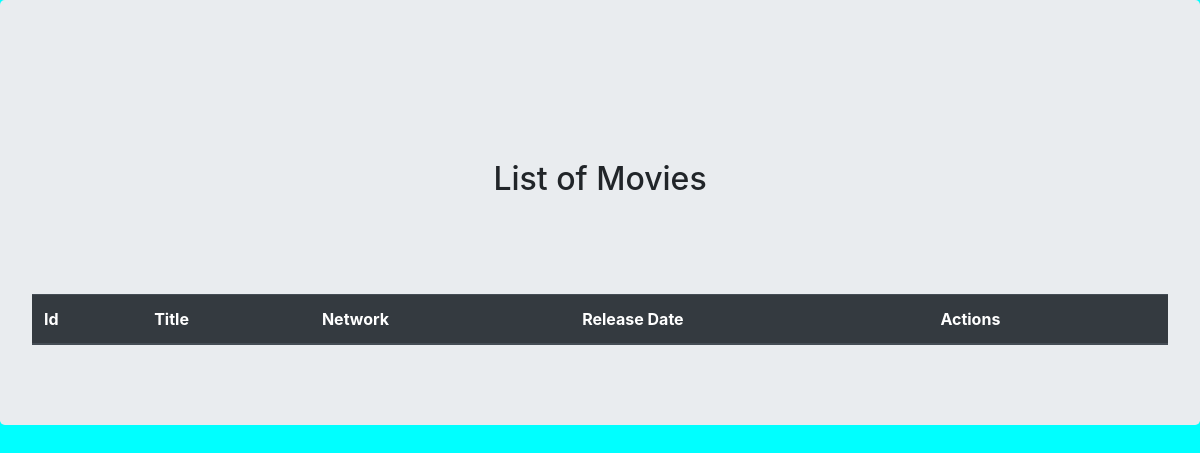
Before: / with the older database file.
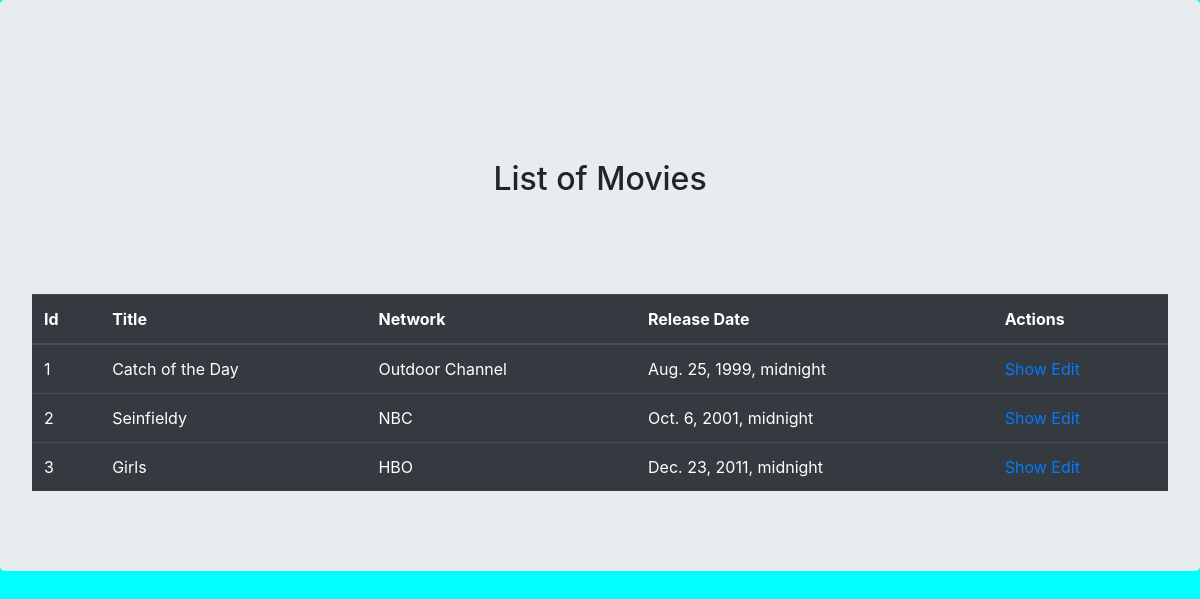
After: the same page with the newer database file.
### app_level/models.py (models this page shows)
class TvShows(models.Model):
    title = models.CharField(max_length=100)
    network = models.CharField(max_length=100)
    description = models.TextField()
    director = models.ForeignKey(Director, related_name='TvShows', on_delete = models.CASCADE)
    release_date = models.DateTimeField()
    durations = models.IntegerField()
    created_at = models.DateTimeField(auto_now_add=True)
    updated_at = models.DateTimeField(auto_now=True)

### app_level/views.py (the view)
# urls.py: path('', views.index),
def index(request):
    context= {
        'TvShows': TvShows.objects.all()
    }
    return render(request, 'index.html', context)

### app_level/templates/index.html (shortened to what this page needs)
<!DOCTYPE html>
<html lang="en">
<head>
    {% load static %}
    <link rel="stylesheet" href="https://stackpath.bootstrapcdn.com/bootstrap/4.5.0/css/bootstrap.min.css">
    <link rel="stylesheet" href="{% static 'style.css' %}">
</head>
<body>
    <div class="jumbotron">
        <h2 class="text-center p-5 m-5">List of Movies</h2>
        <div class="form-group">
            <table class="table table-dark">
                <thead>
                    <tr>
                        <th>Id</th>
                        <th>Title</th>
                        <th>Network</th>
                        <th>Release Date</th>
                        <th>Actions</th>
                    </tr>
                    <tbody>
                        {%for show in TvShows%}
                            <tr>
                                <td>{{show.id}}</td>
                                <td>{{show.title}}</td>
                                <td>{{show.network}}</td>
                                <td>{{show.release_date}}</td>
                                <td> <a href="/shows/{{show.id}}">Show</a> <a href="/shows/{{show.id}}/edit">Edit</a><a href="/shows/{{show.id}}/delete"></a></td>
                            </tr>
                        {% endfor %}
                    </tbody>
                </thead>
            </table>
        </div>
    </div>
</body>
</html>

### app_level/static/style.css (style rules this page uses)
body { background-color: aqua; }

Changed rows visible on the page:
added TvShows: id "1", title "Catch of the Day", network "Outdoor Channel", release_date "Aug. 25, 1999, midnight"
added TvShows: id "2", title "Seinfieldy", network "NBC", release_date "Oct. 6, 2001, midnight"
added TvShows: id "3", title "Girls", network "HBO", release_date "Dec. 23, 2011, midnight"
